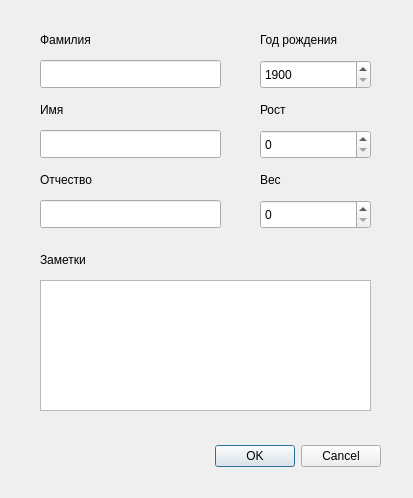
<?xml version="1.0" encoding="UTF-8"?>
<ui version="4.0">
 <class>PatientDialog</class>
 <widget class="QDialog" name="PatientDialog">
  <property name="geometry">
   <rect>
    <x>0</x>
    <y>0</y>
    <width>413</width>
    <height>498</height>
   </rect>
  </property>
  <property name="sizePolicy">
   <sizepolicy hsizetype="Fixed" vsizetype="Fixed">
    <horstretch>0</horstretch>
    <verstretch>0</verstretch>
   </sizepolicy>
  </property>
  <property name="windowTitle">
   <string>Добавить/Редактировать пациента</string>
  </property>
  <widget class="QDialogButtonBox" name="buttonBox">
   <property name="geometry">
    <rect>
     <x>40</x>
     <y>440</y>
     <width>341</width>
     <height>32</height>
    </rect>
   </property>
   <property name="orientation">
    <enum>Qt::Orientation::Horizontal</enum>
   </property>
   <property name="standardButtons">
    <set>QDialogButtonBox::StandardButton::Cancel|QDialogButtonBox::StandardButton::Ok</set>
   </property>
  </widget>
  <widget class="QLineEdit" name="secNameLineEdit">
   <property name="geometry">
    <rect>
     <x>40</x>
     <y>60</y>
     <width>181</width>
     <height>28</height>
    </rect>
   </property>
  </widget>
  <widget class="QTextEdit" name="noteTextEdit">
   <property name="geometry">
    <rect>
     <x>40</x>
     <y>280</y>
     <width>331</width>
     <height>131</height>
    </rect>
   </property>
  </widget>
  <widget class="QLabel" name="secNameLabel">
   <property name="geometry">
    <rect>
     <x>40</x>
     <y>30</y>
     <width>111</width>
     <height>20</height>
    </rect>
   </property>
   <property name="text">
    <string>Фамилия</string>
   </property>
  </widget>
  <widget class="QLabel" name="firstNameLabel">
   <property name="geometry">
    <rect>
     <x>40</x>
     <y>100</y>
     <width>111</width>
     <height>20</height>
    </rect>
   </property>
   <property name="text">
    <string>Имя</string>
   </property>
  </widget>
  <widget class="QLineEdit" name="firstNameLineEdit">
   <property name="geometry">
    <rect>
     <x>40</x>
     <y>130</y>
     <width>181</width>
     <height>28</height>
    </rect>
   </property>
  </widget>
  <widget class="QLabel" name="patronymicLabel">
   <property name="geometry">
    <rect>
     <x>40</x>
     <y>170</y>
     <width>111</width>
     <height>20</height>
    </rect>
   </property>
   <property name="text">
    <string>Отчество</string>
   </property>
  </widget>
  <widget class="QLineEdit" name="patronymicLineEdit">
   <property name="geometry">
    <rect>
     <x>40</x>
     <y>200</y>
     <width>181</width>
     <height>28</height>
    </rect>
   </property>
  </widget>
  <widget class="QSpinBox" name="birthYearSpinBox">
   <property name="geometry">
    <rect>
     <x>260</x>
     <y>60</y>
     <width>111</width>
     <height>29</height>
    </rect>
   </property>
   <property name="minimum">
    <number>1900</number>
   </property>
   <property name="maximum">
    <number>2100</number>
   </property>
  </widget>
  <widget class="QLabel" name="birthYearLabel">
   <property name="geometry">
    <rect>
     <x>260</x>
     <y>30</y>
     <width>111</width>
     <height>20</height>
    </rect>
   </property>
   <property name="text">
    <string>Год рождения</string>
   </property>
  </widget>
  <widget class="QSpinBox" name="heightSpinBox">
   <property name="geometry">
    <rect>
     <x>260</x>
     <y>130</y>
     <width>111</width>
     <height>29</height>
    </rect>
   </property>
   <property name="maximum">
    <number>300</number>
   </property>
  </widget>
  <widget class="QLabel" name="heightLabel">
   <property name="geometry">
    <rect>
     <x>260</x>
     <y>100</y>
     <width>111</width>
     <height>20</height>
    </rect>
   </property>
   <property name="text">
    <string>Рост</string>
   </property>
  </widget>
  <widget class="QSpinBox" name="weightSpinBox">
   <property name="geometry">
    <rect>
     <x>260</x>
     <y>200</y>
     <width>111</width>
     <height>29</height>
    </rect>
   </property>
   <property name="maximum">
    <number>500</number>
   </property>
  </widget>
  <widget class="QLabel" name="weightLabel">
   <property name="geometry">
    <rect>
     <x>260</x>
     <y>170</y>
     <width>111</width>
     <height>20</height>
    </rect>
   </property>
   <property name="text">
    <string>Вес</string>
   </property>
  </widget>
  <widget class="QLabel" name="noteLabel">
   <property name="geometry">
    <rect>
     <x>40</x>
     <y>250</y>
     <width>71</width>
     <height>20</height>
    </rect>
   </property>
   <property name="text">
    <string>Заметки</string>
   </property>
  </widget>
 </widget>
 <resources/>
 <connections>
  <connection>
   <sender>buttonBox</sender>
   <signal>accepted()</signal>
   <receiver>PatientDialog</receiver>
   <slot>accept()</slot>
   <hints>
    <hint type="sourcelabel">
     <x>248</x>
     <y>254</y>
    </hint>
    <hint type="destinationlabel">
     <x>157</x>
     <y>274</y>
    </hint>
   </hints>
  </connection>
  <connection>
   <sender>buttonBox</sender>
   <signal>rejected()</signal>
   <receiver>PatientDialog</receiver>
   <slot>reject()</slot>
   <hints>
    <hint type="sourcelabel">
     <x>316</x>
     <y>260</y>
    </hint>
    <hint type="destinationlabel">
     <x>286</x>
     <y>274</y>
    </hint>
   </hints>
  </connection>
 </connections>
</ui>
